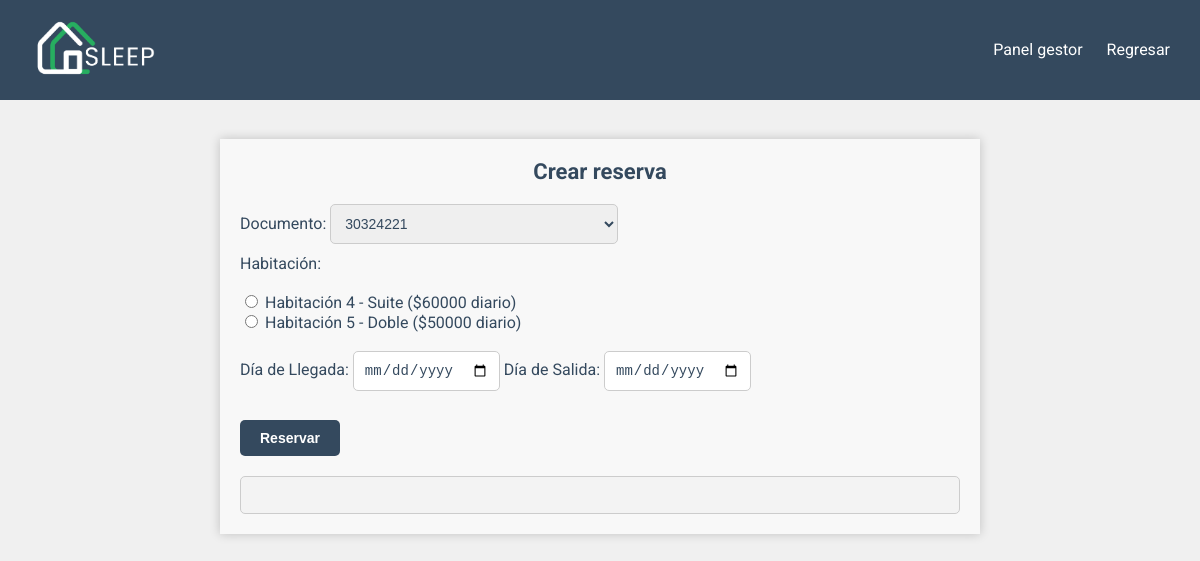
/pages/crear_reserva.php, run on the app's committed database.
### tables this page shows
CREATE TABLE `habitaciones` (
  `numero` int(11) NOT NULL,
  `tipo` varchar(15) NOT NULL,
  `estado` tinyint(1) NOT NULL,
  `descripcion` varchar(50) NOT NULL,
  `valor_diario` decimal(10,0) NOT NULL
);

### pages/crear_reserva.php (the view, shortened to what this page needs)
<?php
include '../conections/conection.php';
$sqlDocumentos = "SELECT documento FROM usuarios";
$resultDocumentos = $conn->query($sqlDocumentos);
$sqlHabitacionesDisponibles = "SELECT numero, tipo, valor_diario FROM habitaciones WHERE estado = 0";
$resultHabitacionesDisponibles = $conn->query($sqlHabitacionesDisponibles);
?>
<!DOCTYPE html>
<html lang="en">
<head>
    <link rel="stylesheet" href="../assets/css/crear_reserva.css">
</head>
<body>
    <div class="container">
        <header>
            <div id="logo">
                <img src="../assets/img/logoclaro.png" alt="Logo del Hotel" width="135px" height="70px">
            </div>
            <nav>
                <ul class="ul-encabezados">
                    <li><a href="panel_gestor.php">Panel gestor</a></li>
                    <li><a href="reservas.php">Regresar</a></li>
                </ul>
            </nav>
        </header>
    </div>
    <br>
    <section>
        <div class="modulo-header">Crear reserva</div>
        <form action="crear_reserva.php" method="POST">
            <label for="documento">Documento:</label>
            <select id="documento" name="documento" required>
                <?php
                while ($rowDocumento = $resultDocumentos->fetch_assoc()) {
                    echo '<option value="' . $rowDocumento['documento'] . '">' . $rowDocumento['documento'] . '</option>';
                }
                ?>
            </select>
            <br>
            <label for="habitacion">Habitación:</label>
            <br>
            <br>
            <div>
                <?php
                while ($rowHabitacion = $resultHabitacionesDisponibles->fetch_assoc()) {
                    echo '<label>';
                    echo '<input type="radio" name="habitacion" value="' . $rowHabitacion['numero'] . '" required>';
                    echo ' Habitación ' . $rowHabitacion['numero'] . ' - ' . $rowHabitacion['tipo'] . ' ($' . $rowHabitacion['valor_diario'] . ' diario)';
                    echo '</label><br>';
                }
                ?>
            </div>
            <br>
            <label for="dia_llegada">Día de Llegada:</label>
            <input type="date" id="dia_llegada" name="dia_llegada" required>
            <label for="dia_salida">Día de Salida:</label>
            <input type="date" id="dia_salida" name="dia_salida" required>
            <br>
            <br>
            <button type="submit">Reservar</button>
        </form>
        <div class="reserva-mensaje">
        </div>
    </section>
</body>
</html>

### assets/css/crear_reserva.css (style rules this page uses)
body { font-family: 'Roboto', sans-serif; margin: 0; padding: 0; background-color: #f0f0f0; color: #34495e; }
header { background-color: #34495e; color: white; padding: 10px; display: flex; justify-content: space-between; align-items: center; }
ul.ul-encabezados { list-style-type: none; padding: 0; }
ul.ul-encabezados li { display: inline; margin-right: 20px; }
ul.ul-encabezados a { text-decoration: none; color: white; }
.modulo-header { text-align: center; color: #34495e; font-size: 22px; margin-bottom: 20px; font-weight: bold; }
label { margin-bottom: 5px; }
input[type="text"], input[type="date"], select { padding: 10px; margin-bottom: 10px; border: 1px solid #ccc; border-radius: 5px; font-size: 14px; transition: border-color 0.3s ease-in-out; color: #34495e; }
select { width: 40%; }
button[type="submit"] { background-color: #34495e; color: white; border: none; padding: 10px 20px; border-radius: 5px; cursor: pointer; font-size: 14px; font-weight: bold; transition: background-color 0.3s ease-in-out; }
#logo { margin-left: 20px; }
#logo img { max-width: 100%; height: auto; }
section { width: 60%; margin: 20px auto; padding: 20px; box-shadow: 0px 0px 10px rgba(0, 0, 0, 0.2); background-color: #f8f8f8; }
.reserva-mensaje { background-color: #f3f3f3; border-radius: 5px; text-align: center; font-weight: bold; padding: 10px; margin-top: 20px; border: 1px solid #ccc; color: #34495e; }

### data on the page
habitaciones: numero "4", tipo "Suite", valor_diario "60000"
habitaciones: numero "5", tipo "Doble", valor_diario "50000"

### other printed values
form field documento "30324221"
